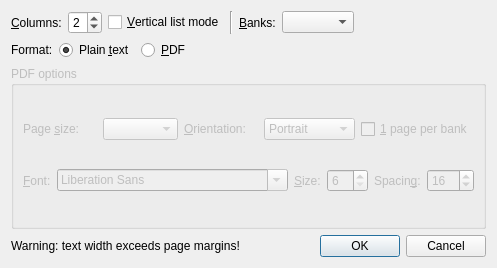
<?xml version="1.0" encoding="UTF-8"?>
<ui version="4.0">
 <class>Dialog</class>
 <widget class="QDialog" name="Dialog">
  <property name="geometry">
   <rect>
    <x>0</x>
    <y>0</y>
    <width>425</width>
    <height>268</height>
   </rect>
  </property>
  <property name="windowTitle">
   <string>Export Library content</string>
  </property>
  <layout class="QGridLayout" name="gridLayout_2">
   <item row="1" column="1">
    <widget class="QDialogButtonBox" name="buttonBox">
     <property name="orientation">
      <enum>Qt::Horizontal</enum>
     </property>
     <property name="standardButtons">
      <set>QDialogButtonBox::Cancel|QDialogButtonBox::Ok</set>
     </property>
    </widget>
   </item>
   <item row="1" column="0">
    <widget class="PrinterOutsideWidget" name="outside_widget">
     <property name="text">
      <string>Warning: text width exceeds page margins!</string>
     </property>
    </widget>
   </item>
   <item row="0" column="0" colspan="2">
    <layout class="QGridLayout" name="gridLayout">
     <item row="1" column="0">
      <layout class="QHBoxLayout" name="horizontalLayout">
       <item>
        <widget class="QLabel" name="label">
         <property name="text">
          <string>Format:</string>
         </property>
        </widget>
       </item>
       <item>
        <widget class="QRadioButton" name="text_radio">
         <property name="text">
          <string>Plain &amp;text</string>
         </property>
         <property name="checked">
          <bool>true</bool>
         </property>
         <attribute name="buttonGroup">
          <string notr="true">format_group</string>
         </attribute>
        </widget>
       </item>
       <item>
        <widget class="QRadioButton" name="pdf_radio">
         <property name="text">
          <string>&amp;PDF</string>
         </property>
         <attribute name="buttonGroup">
          <string notr="true">format_group</string>
         </attribute>
        </widget>
       </item>
       <item>
        <spacer name="horizontalSpacer_2">
         <property name="orientation">
          <enum>Qt::Horizontal</enum>
         </property>
         <property name="sizeHint" stdset="0">
          <size>
           <width>40</width>
           <height>20</height>
          </size>
         </property>
        </spacer>
       </item>
      </layout>
     </item>
     <item row="0" column="0">
      <layout class="QHBoxLayout" name="horizontalLayout_2">
       <item>
        <widget class="QLabel" name="label_2">
         <property name="text">
          <string>&amp;Columns:</string>
         </property>
         <property name="buddy">
          <cstring>col_spin</cstring>
         </property>
        </widget>
       </item>
       <item>
        <widget class="QSpinBox" name="col_spin">
         <property name="sizePolicy">
          <sizepolicy hsizetype="Maximum" vsizetype="Fixed">
           <horstretch>0</horstretch>
           <verstretch>0</verstretch>
          </sizepolicy>
         </property>
         <property name="minimum">
          <number>1</number>
         </property>
         <property name="maximum">
          <number>8</number>
         </property>
         <property name="value">
          <number>2</number>
         </property>
        </widget>
       </item>
       <item>
        <widget class="QCheckBox" name="vertical_chk">
         <property name="text">
          <string>&amp;Vertical list mode</string>
         </property>
        </widget>
       </item>
       <item>
        <widget class="Line" name="line">
         <property name="orientation">
          <enum>Qt::Vertical</enum>
         </property>
        </widget>
       </item>
       <item>
        <widget class="QLabel" name="label_8">
         <property name="text">
          <string>&amp;Banks:</string>
         </property>
         <property name="buddy">
          <cstring>banks_combo</cstring>
         </property>
        </widget>
       </item>
       <item>
        <widget class="MultiCombo" name="banks_combo">
         <property name="sizePolicy">
          <sizepolicy hsizetype="Maximum" vsizetype="Fixed">
           <horstretch>0</horstretch>
           <verstretch>0</verstretch>
          </sizepolicy>
         </property>
         <property name="sizeAdjustPolicy">
          <enum>QComboBox::AdjustToContents</enum>
         </property>
        </widget>
       </item>
       <item>
        <spacer name="horizontalSpacer">
         <property name="orientation">
          <enum>Qt::Horizontal</enum>
         </property>
         <property name="sizeType">
          <enum>QSizePolicy::MinimumExpanding</enum>
         </property>
         <property name="sizeHint" stdset="0">
          <size>
           <width>20</width>
           <height>20</height>
          </size>
         </property>
        </spacer>
       </item>
      </layout>
     </item>
     <item row="3" column="0">
      <widget class="QGroupBox" name="pdf_group">
       <property name="enabled">
        <bool>false</bool>
       </property>
       <property name="title">
        <string>PDF options</string>
       </property>
       <layout class="QVBoxLayout" name="verticalLayout_2">
        <item>
         <layout class="QHBoxLayout" name="horizontalLayout_3">
          <item>
           <widget class="QLabel" name="label_3">
            <property name="text">
             <string>Page &amp;size:</string>
            </property>
            <property name="buddy">
             <cstring>format_combo</cstring>
            </property>
           </widget>
          </item>
          <item>
           <widget class="QComboBox" name="format_combo"/>
          </item>
          <item>
           <widget class="QLabel" name="label_7">
            <property name="text">
             <string>&amp;Orientation:</string>
            </property>
            <property name="buddy">
             <cstring>orientation_combo</cstring>
            </property>
           </widget>
          </item>
          <item>
           <widget class="QComboBox" name="orientation_combo">
            <item>
             <property name="text">
              <string>Portrait</string>
             </property>
            </item>
            <item>
             <property name="text">
              <string>Landscape</string>
             </property>
            </item>
           </widget>
          </item>
          <item>
           <widget class="QCheckBox" name="pagebank_chk">
            <property name="text">
             <string>&amp;1 page per bank</string>
            </property>
           </widget>
          </item>
         </layout>
        </item>
        <item>
         <layout class="QHBoxLayout" name="horizontalLayout_4">
          <item>
           <widget class="QLabel" name="label_4">
            <property name="text">
             <string>&amp;Font:</string>
            </property>
            <property name="buddy">
             <cstring>font_combo</cstring>
            </property>
           </widget>
          </item>
          <item>
           <widget class="QFontComboBox" name="font_combo"/>
          </item>
          <item>
           <widget class="QLabel" name="label_5">
            <property name="text">
             <string>&amp;Size:</string>
            </property>
            <property name="buddy">
             <cstring>font_size_spin</cstring>
            </property>
           </widget>
          </item>
          <item>
           <widget class="QSpinBox" name="font_size_spin">
            <property name="minimum">
             <number>6</number>
            </property>
            <property name="maximum">
             <number>72</number>
            </property>
           </widget>
          </item>
          <item>
           <widget class="QLabel" name="label_6">
            <property name="text">
             <string>Spacin&amp;g:</string>
            </property>
            <property name="buddy">
             <cstring>spacing_spin</cstring>
            </property>
           </widget>
          </item>
          <item>
           <widget class="QSpinBox" name="spacing_spin">
            <property name="minimum">
             <number>-48</number>
            </property>
            <property name="maximum">
             <number>128</number>
            </property>
            <property name="singleStep">
             <number>8</number>
            </property>
            <property name="value">
             <number>16</number>
            </property>
           </widget>
          </item>
         </layout>
        </item>
       </layout>
      </widget>
     </item>
    </layout>
   </item>
  </layout>
 </widget>
 <customwidgets>
  <customwidget>
   <class>MultiCombo</class>
   <extends>QComboBox</extends>
   <header>bigglesworth.dialogs.printer</header>
  </customwidget>
  <customwidget>
   <class>PrinterOutsideWidget</class>
   <extends>QLabel</extends>
   <header>bigglesworth.dialogs.printer</header>
  </customwidget>
 </customwidgets>
 <resources/>
 <connections>
  <connection>
   <sender>buttonBox</sender>
   <signal>accepted()</signal>
   <receiver>Dialog</receiver>
   <slot>accept()</slot>
   <hints>
    <hint type="sourcelabel">
     <x>242</x>
     <y>279</y>
    </hint>
    <hint type="destinationlabel">
     <x>157</x>
     <y>274</y>
    </hint>
   </hints>
  </connection>
  <connection>
   <sender>buttonBox</sender>
   <signal>rejected()</signal>
   <receiver>Dialog</receiver>
   <slot>reject()</slot>
   <hints>
    <hint type="sourcelabel">
     <x>316</x>
     <y>260</y>
    </hint>
    <hint type="destinationlabel">
     <x>286</x>
     <y>274</y>
    </hint>
   </hints>
  </connection>
 </connections>
 <buttongroups>
  <buttongroup name="format_group"/>
 </buttongroups>
</ui>
